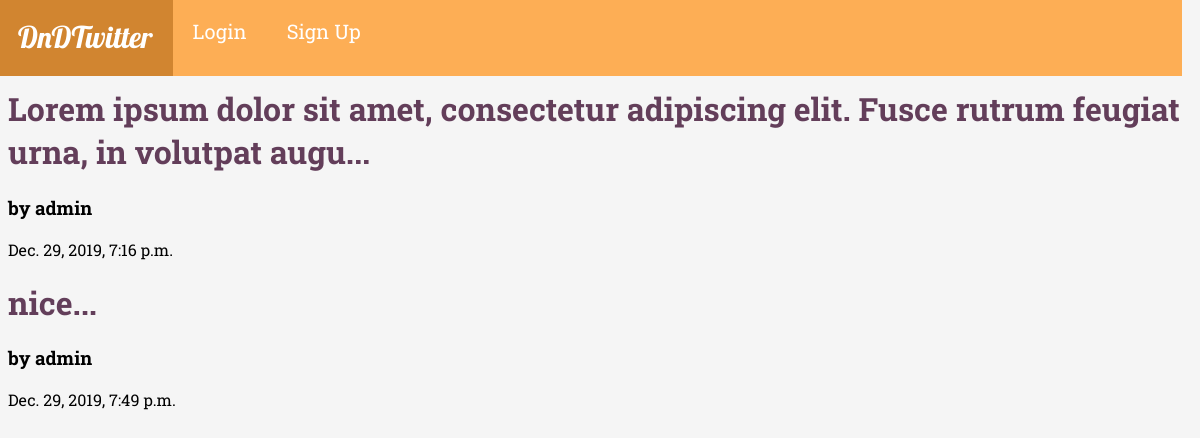
Page /twitter/ on the committed database.
### twitter/models.py (models this page shows, shortened)
class Tweet(models.Model):
    content = models.TextField(max_length=255)
    date = models.DateTimeField(auto_now_add=True)
    author = models.ForeignKey(User, on_delete=models.CASCADE, default=None)
    def snippet(self):
        return self.content[:100] + "..."

### twitter/views.py (the view)
# urls.py: path('', views.tweetList, name='list'),
def tweetList(request):
    tweets = models.Tweet.objects.all()
    return render(request, 'tweetList.html', { 'tweets': tweets })

### twitter/templates/tweetList.html (shortened to what this page needs)
{% extends 'base.html' %}
{% block content %}
    {% for tweet in tweets %}
        <div>
            <h1><a href="{% url 'twitter:detail' tweet.id %}">{{ tweet.snippet }}</a></h1>
            <h3>by {{ tweet.author.username }}</h3>
            <p>{{ tweet.date }}</p>
        </div>
    {% endfor %}
{% endblock %}

### templates/base.html (shortened to what this page needs)
{% load static from staticfiles %}
<!DOCTYPE html>
<html lang="en">
<head>
    <link rel="stylesheet" href="{% static 'styles.css' %}">
</head>
<body>
    <li>
        <a id="logo" href="{% url 'twitter:list' %}">DnDTwitter</a>
        {% if user.is_authenticated %}
            <a href="{% url 'twitter:create' %}">Create Tweet</a>
        {% else %}
            <a href="{% url 'accounts:login' %}">Login</a>
            <a href="{% url 'accounts:signup' %}">Sign Up</a>
        {% endif %}
    </li>
    {% block content %}
    {% endblock %}
</body>
</html>

### static/styles.css (style rules this page uses)
body { font-family: 'Roboto Slab', serif; background-color: #f5f5f5; }
a { text-decoration-line: none; color: #633e5a; transition: 200ms; }
li { width: 100%; background-color: #fdae55; display: flex; flex-direction: row; list-style-type: none; margin: -10px; }
li a { font-size: 20px; padding: 20px; color: white; background-color: #fdae55; text-decoration: none; transition: none; }
#logo { font-family: 'Lobster', cursive; font-size: 30px; }

### rows in the picture
Tweet: snippet "Lorem ipsum dolor sit amet, consectetur adipiscing elit. Fusce rutrum feugiat urna, in volutpat augu...", author.username "admin", date "Dec. 29, 2019, 7:16 p.m."
Tweet: snippet "nice...", author.username "admin", date "Dec. 29, 2019, 7:49 p.m."
